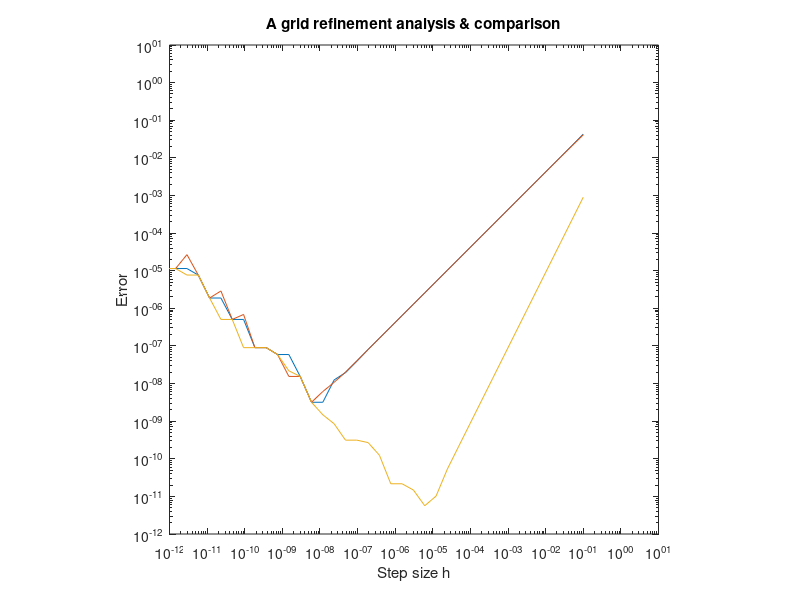

Here is the MATLAB script that generated this plot: (Note: this script raises an error after producing the figure.)

% Compare truncation errors of the forward, backward, and central
% scheme for approximating u'(x). Plot the error and estimate the
% convergence order.

%    u(x) = sin(x) at x=1.   Exact u'(1) = cos(1)

clear; close all
  h = 0.1;i=1;
  % for i=1:5,
  while h>1e-16
    a(i,1) = h;
    a(i,2) = (sin(1+h)-sin(1))/h - cos(1);
    a(i,3) = (sin(1) - sin(1-h))/h - cos(1);
    a(i,4) = (sin(1+h)-sin(1-h))/(2*h)- cos(1);
    h = h/2; i=i+1;
  end

  format short e
  a		% Display the result

  a = abs(a);	   % Take absolute value of the matrix.
  h1 = a(:,1);	   % Extract the first column which is h.
  e1 = a(:,2); e2 = a(:,3); e3 = a(:,4);

  loglog(h1,e1,h1,e2,h1,e3) 
  axis('square')
  axis([1e-12 1e1 1e-12 1e1])
  title('A grid refinement analysis & comparison')
  xlabel('Step size h')
  ylabel('Error')
  
  gtext('Slope of FW and BW = 1')
  gtext('Slope of CD = 2')

%%%%%%%%%%%%%%%%% End Of Matlab Program %%%%%%%%%%%%%%%%%%%%%%%%%%%%%%

%Computed Results:

%      h          forward      backward     central

%   1.0000e-01  -4.2939e-02   4.1138e-02  -9.0005e-04
%   5.0000e-02  -2.1257e-02   2.0807e-02  -2.2510e-04
%   2.5000e-02  -1.0574e-02   1.0462e-02  -5.6280e-05
%   1.2500e-02  -5.2732e-03   5.2451e-03  -1.4070e-05
%   6.2500e-03  -2.6331e-03   2.6261e-03  -3.5176e-06


